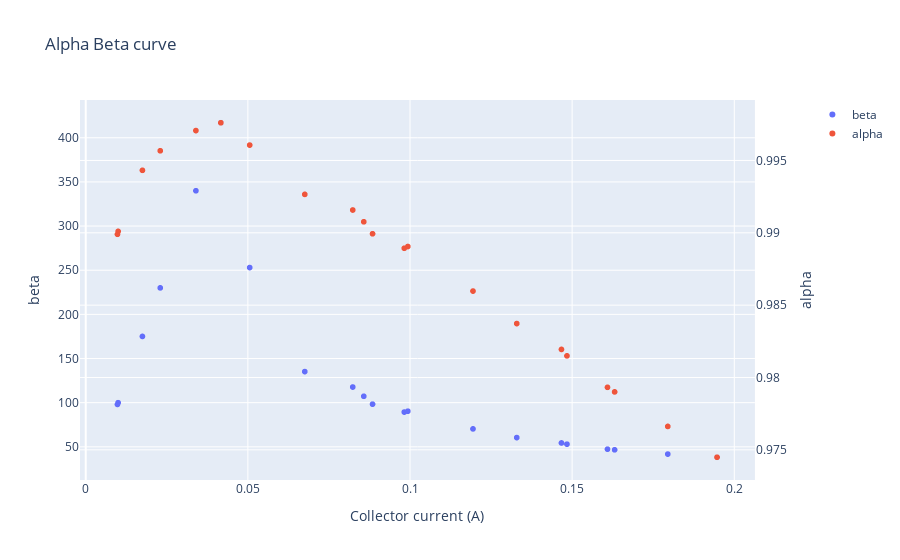

This figure's notebook cell:
### Code cell
from plotly.subplots import make_subplots

fig =  make_subplots(specs=[[{"secondary_y": True}]])
fig.add_trace(go.Scattergl(x = B_curve.voltage,y=B_curve.current,mode="markers",name="beta"),secondary_y=False)
fig.add_trace(go.Scattergl(x = B_curve.voltage,y=alpha,mode="markers",name="alpha"),secondary_y=True)

fig.update_layout(title = "Alpha Beta curve",xaxis_title="Collector current (A)")
fig.update_yaxes(title_text="beta", secondary_y=False)
fig.update_yaxes(title_text="alpha", secondary_y=True)
fig.show()

### Figure 1 — Plotly figure (JSON) as saved in the notebook; plotly's stock layout.template omitted (floating-point values rounded to 4 significant figures)
{"data": [{"mode": "markers", "name": "beta", "type": "scattergl", "x": [0.0098, 0.0885, 0.1485, 0.1632, 0.01, 0.023, 0.0175, 0.034, 0.0417, 0.0506, 0.0983, 0.0676, 0.0824, 0.0858, 0.0994, 0.1195, 0.133, 0.1468, 0.161, 0.1796, 0.1948], "xaxis": "x", "y": [98, 98.33, 53.04, 46.63, 100, 230, 175, 340, 417, 253, 89.36, 135.2, 117.7, 107.2, 90.36, 70.29, 60.45, 54.37, 47.35, 41.77, 38.2], "yaxis": "y"}, {"mode": "markers", "name": "alpha", "type": "scattergl", "x": [0.0098, 0.0885, 0.1485, 0.1632, 0.01, 0.023, 0.0175, 0.034, 0.0417, 0.0506, 0.0983, 0.0676, 0.0824, 0.0858, 0.0994, 0.1195, 0.133, 0.1468, 0.161, 0.1796, 0.1948], "xaxis": "x", "y": [0.9899, 0.9899, 0.9815, 0.979, 0.9901, 0.9957, 0.9943, 0.9971, 0.9976, 0.9961, 0.9889, 0.9927, 0.9916, 0.9908, 0.9891, 0.986, 0.9837, 0.9819, 0.9793, 0.9766, 0.9745], "yaxis": "y2"}], "layout": {"title": {"text": "Alpha Beta curve"}, "xaxis": {"anchor": "y", "domain": [0, 0.94], "title": {"text": "Collector current (A)"}}, "yaxis": {"anchor": "x", "domain": [0, 1], "title": {"text": "beta"}}, "yaxis2": {"anchor": "x", "overlaying": "y", "side": "right", "title": {"text": "alpha"}}}}
